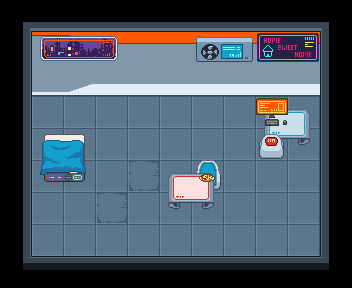

Below is a game level as drawn by its tile map, then a one-line description and the .tmx file that defines it, in full:
An orthogonal 11x9 tile map with 32x32 px tiles, 7 tile layers (floor, walkableFurniture, collision, wallNonCollision, ...), 3 tilesets and 4 objects (Door, DoorEntry, PlayerSpawn, pizzaEat).

<map version="1.10" tiledversion="1.12.2" orientation="orthogonal" renderorder="left-down" width="11" height="9" tilewidth="32" tileheight="32" infinite="0" nextlayerid="11" nextobjectid="10">
 <editorsettings>
  <export target="../assets/Maps/room.json" format="json" />
 </editorsettings>
 <tileset firstgid="1" source="../assets/Maps/tileset/room.tsx" />
 <tileset firstgid="232" source="../assets/Maps/tileset/door-animation.tsx" />
 <tileset firstgid="234" source="../assets/Maps/tileset/door-closed.tsx" />
 <layer id="3" name="floor" width="11" height="9">
  <data encoding="csv">
0,0,0,0,0,0,0,0,0,0,0,
0,0,0,0,0,0,0,0,0,0,0,
0,0,0,0,0,0,0,0,0,0,0,
0,43,43,43,43,43,43,43,43,43,0,
0,43,43,43,43,43,43,43,43,43,0,
0,43,43,43,45,43,43,43,43,43,0,
0,43,43,45,43,43,43,43,43,43,0,
0,43,43,43,43,43,43,43,43,43,0,
0,0,0,0,0,0,0,0,0,0,0
</data>
 </layer>
 <layer id="8" name="walkableFurniture" width="11" height="9">
  <data encoding="csv">
0,0,0,0,0,0,0,0,0,0,0,
0,0,0,0,0,0,0,0,0,0,0,
0,0,0,0,0,0,0,0,0,0,0,
0,0,0,0,0,0,0,0,0,0,0,
0,0,0,0,0,0,0,0,0,0,0,
0,0,0,0,0,0,54,0,0,0,0,
0,0,0,0,0,0,0,0,0,0,0,
0,0,0,0,0,0,0,0,0,0,0,
0,0,0,0,0,0,0,0,0,0,0
</data>
 </layer>
 <layer id="4" name="collision" width="11" height="9">
  <data encoding="csv">
106,87,87,87,87,87,87,87,87,87,88,
127,3,4,5,0,0,5,5,5,5,131,
127,24,25,26,0,0,26,26,26,26,131,
127,0,0,0,0,0,0,0,0,0,131,
127,0,0,0,0,0,0,0,181,182,131,
127,0,0,0,0,0,0,0,0,0,131,
127,0,0,0,0,183,184,0,0,0,131,
127,0,0,0,0,0,0,0,0,0,131,
170,171,171,171,171,171,171,171,171,171,172
</data>
 </layer>
 <layer id="7" name="wallNonCollision" width="11" height="9">
  <data encoding="csv">
0,0,0,0,0,0,0,0,0,0,0,
0,0,0,0,5,5,0,0,0,0,0,
0,0,0,0,26,26,0,0,0,0,0,
0,0,0,0,0,0,0,0,0,0,0,
0,0,0,0,0,0,0,0,116,0,0,
0,0,0,0,0,0,0,0,0,0,0,
0,0,0,0,0,0,0,0,0,0,0,
0,0,0,0,0,0,0,0,0,0,0,
0,0,0,0,0,0,0,0,0,0,0
</data>
 </layer>
 <layer id="1" name="walkingLayer" width="11" height="9">
  <data encoding="csv">
0,0,0,0,0,0,0,0,0,0,0,
0,0,0,0,0,0,0,0,0,0,0,
0,0,0,0,0,0,0,0,0,0,0,
0,0,0,0,0,0,0,0,0,0,0,
0,196,197,0,0,0,0,0,0,0,0,
0,217,218,0,0,0,0,0,0,0,0,
0,0,0,0,0,0,0,0,0,0,0,
0,0,0,0,0,0,0,0,0,0,0,
0,0,0,0,0,0,0,0,0,0,0
</data>
 </layer>
 <objectgroup id="9" name="Doors">
  <object id="3" name="Door_1" type="Door" gid="234" x="135.107" y="95.0064" width="48" height="48">
   <properties>
    <property name="openRadius" type="float" value="20" />
   </properties>
  </object>
  <object id="7" name="Door_1_Enter" type="DoorEntry" x="147.273" y="49.9675" width="34.1883" height="47.9951">
   <properties>
    <property name="door" value="Door_1" />
   </properties>
  </object>
 </objectgroup>
 <objectgroup id="6" name="Player">
  <object id="1" name="PlayerSpawn" x="64.4317" y="155.82">
   <point />
  </object>
  <object id="9" name="pizzaEat" x="207.759" y="170.941">
   <point />
  </object>
 </objectgroup>
 <layer id="10" name="upperFurniture" width="11" height="9">
  <data encoding="csv">
0,0,0,0,0,0,0,0,0,0,0,
0,0,0,0,0,0,0,0,0,0,0,
0,0,0,0,0,0,0,0,0,0,0,
0,0,0,0,0,0,0,0,160,161,0,
0,0,0,0,0,0,0,0,0,0,0,
0,0,0,0,0,162,163,0,0,0,0,
0,0,0,0,0,0,0,0,0,0,0,
0,0,0,0,0,0,0,0,0,0,0,
0,0,0,0,0,0,0,0,0,0,0
</data>
 </layer>
 <layer id="2" name="Upper Layer" width="11" height="9">
  <data encoding="csv">
0,0,0,0,0,0,0,0,0,0,0,
0,19,20,21,0,0,9,10,14,15,0,
0,0,0,0,0,0,0,0,0,0,0,
0,0,0,0,0,0,0,0,71,0,0,
0,198,199,0,0,0,0,0,0,0,0,
0,219,220,0,0,0,164,0,0,0,0,
0,0,0,0,0,0,0,0,0,0,0,
0,0,0,0,0,0,0,0,0,0,0,
0,0,0,0,0,0,0,0,0,0,0
</data>
 </layer>
</map>
